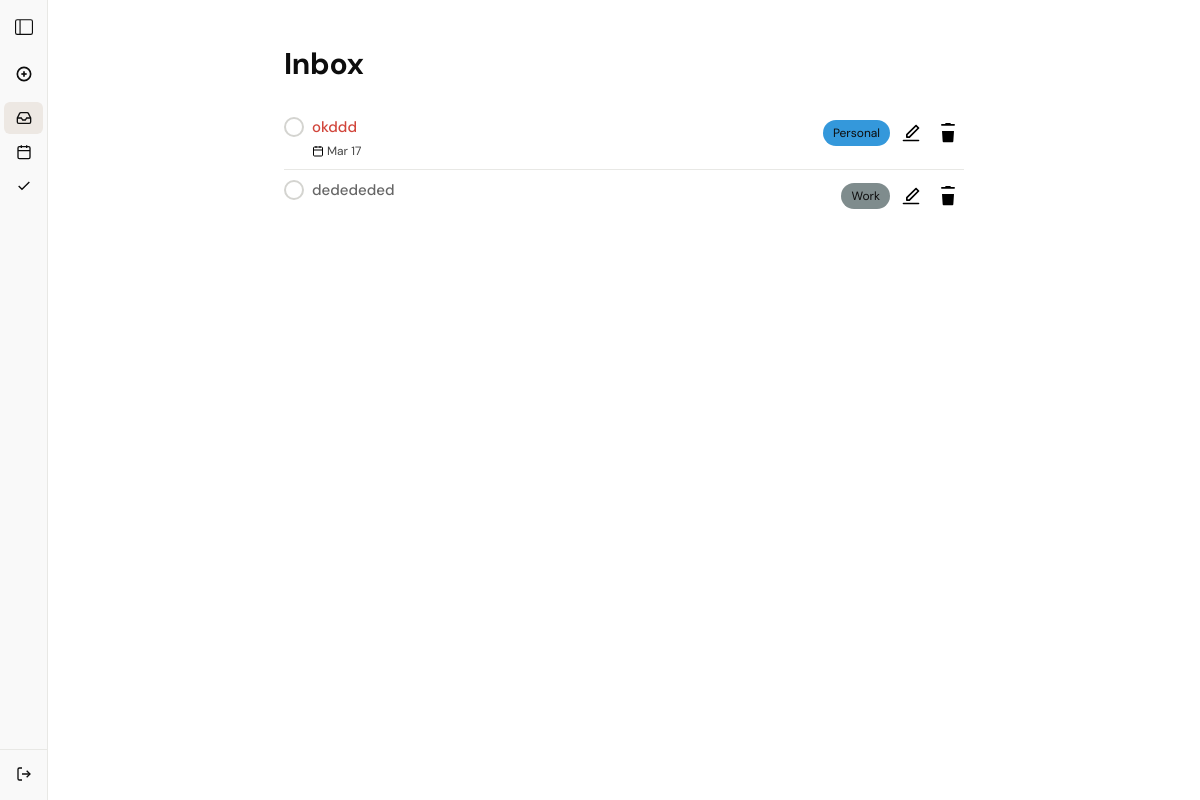
The page /app/inbox/ (signed in) on the database as committed earlier.
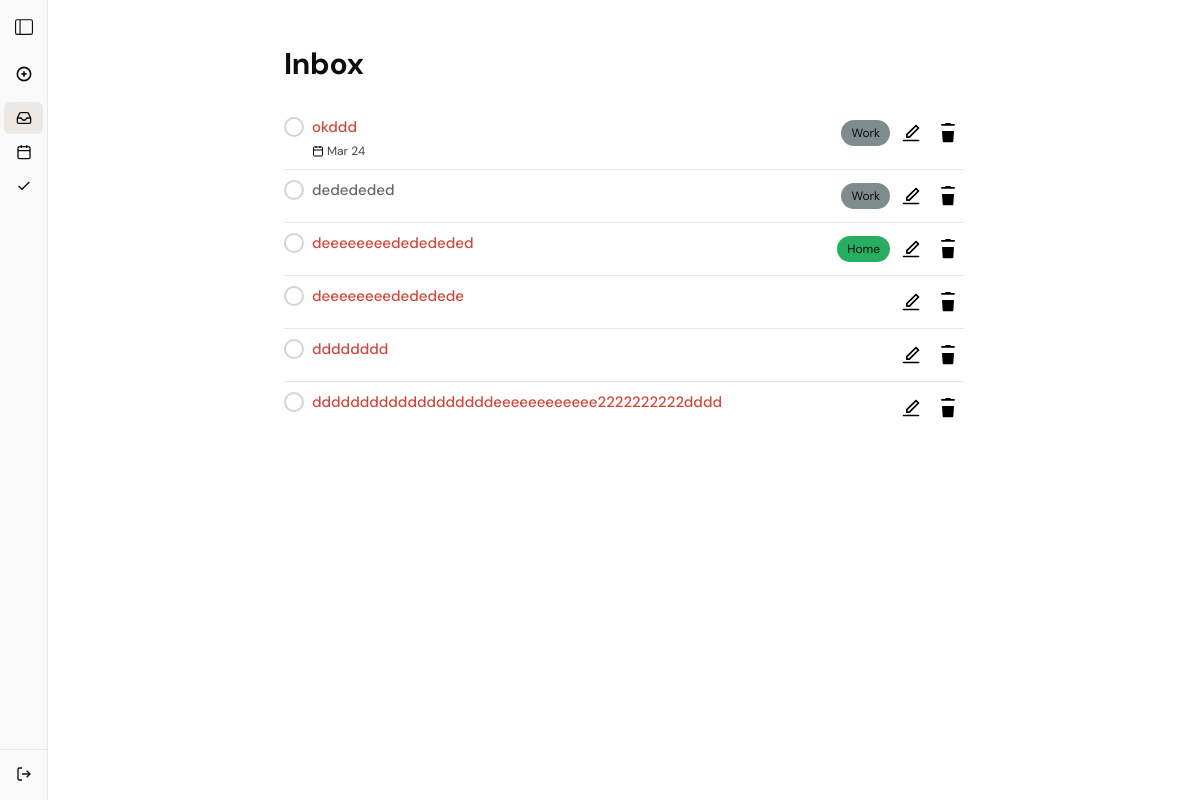
The same page on the database as committed later.
### Task/models.py (models this page shows, shortened)
class Task(models.Model):
    PRIORITY = [
                (1 , 'Priority 1'),
                (2 , 'Priority 2'),
                (3 , 'Priority 3'),
                (4 , 'Priority 4'),
    ]
    title = models.CharField(max_length=255)
    description = models.TextField(blank=True)
    is_done = models.BooleanField(default=False)
    priority = models.IntegerField(choices=PRIORITY , default=1)
    created_at  = models.DateTimeField(auto_now_add=True)
    updated_at = models.DateTimeField(auto_now=True)
    due_date = models.DateTimeField(null=True , blank=True)
    user = models.ForeignKey(User , on_delete= models.CASCADE)
    category = models.ForeignKey(Category , on_delete=models.CASCADE , null=True , blank=True)

class Category(models.Model):
    CATEGORY = [(1,'Personal'),
                (2,'Work'),
                (3,'Home'),
                ]
    name = models.IntegerField(choices=CATEGORY)
    def __str__(self):
        return self.get_name_display() # get_name_display() : cherche ettiquate correspondant de liste

### Task/views.py (the view)
# urls.py: path('inbox/' , views.Tasks , name='inbox'),
def Tasks(request):
    res = Task.objects.filter(user=request.user) if request.user.is_authenticated else [] # If the user is not authenticated, it assigns an empty list to res.
    return render(request , 'app/inbox.html' , {'tasks': res})

### Task/context.py (called while the page is built)
def sidebar_data(request):
    if not request.user.is_authenticated:
        return {}
    return {
    'inbox_count': Task.objects.filter(
            user=request.user,
            is_done=False
        ).count(),
    'today_count': Task.objects.filter(
        user=request.user,
        due_date__date= timezone.now().date(),
        is_done = False
        ).count(),
    'add_task_form': TaskForm(),
    }

### Task/templatetags/task_filters.py (called while the page is built)
@register.filter
def priority_icon(value):
    data = PRIORITY_DATA.get(value, {})
    return mark_safe(data.get('icon', ''))

@register.filter
def priority_color(value):
    data = PRIORITY_DATA.get(value, {})
    return data.get('color', '#666')

@register.filter
def category_icon(value):
    data = CATEGORY_DATA.get(value, {})
    return mark_safe(data.get('icon', ''))

@register.filter
def category_color(value):
    data = CATEGORY_DATA.get(value, {})
    return data.get('color', '')

### Task/templates/app/inbox.html (shortened to what this page needs)
{% extends 'base2.html' %}
{% load static %}
{% block extra_css %}
    <link rel="stylesheet" href="{% static 'styles/inbox.css' %}"/>
{% endblock %}
{% block body_class %}page-inbox{% endblock %}
{% block content %}
<div class="inbox-container">
    <div class="inbox-header">
        <h1 class="inbox-title">Inbox</h1>
    </div>
    <div class="task-items">
        {% for task in tasks %}
            {% include 'components/task_item.html' %}
        {% empty %}
            <p class="inbox-empty">No tasks yet — add one!</p>
        {% endfor %}
    </div>
</div>
{% endblock %}

### Task/templates/components/task_item.html (shortened to what this page needs)
{% load static %} {% load task_filters %}
<link rel="stylesheet" href="{% static 'styles/task_detail.css' %}" />
<div
  class="task-item"
  onclick="window.location='{% url 'TaskDetail' task.id %}'"
>
  <div class ="checkbox-date-title" >
    {% include './toggle_done.html' with task=task %}
    <div class="title-desc">
          <span class="checkbox-text title-task {% if task.is_done %}text-done{% endif %}"
            style="color:{{task.priority|priority_color}}" >{{ task.title }}</span
          >
          <p class="date_task">
            {% if task.due_date %}
            <svg
              width="12"
              height="12"
              viewBox="0 0 24 24"
              fill="none"
              stroke="#000000"
              stroke-width="2"
            >
              <rect x="3" y="4" width="18" height="18" rx="2" />
              <line x1="3" y1="10" x2="21" y2="10" />
              <line x1="8" y1="2" x2="8" y2="6" />
              <line x1="16" y1="2" x2="16" y2="6" />
            </svg>
            {{ task.due_date|date:"M d" }}
            {% endif %}
          </p>
        </div>
  </div>
  <div class="actions_menu">
    {% if task.category %}
    <div class="category" style="background-color:{{ task.category.name | category_color }}">
      <span class="category-text">{{task.category}}</span>
    </div>
    {% endif %}
    <a href="{% url 'TaskUpdate' task.id %}" onclick="event.stopPropagation()">
      <button class="edit-button" title="Edit task">
      </button>
    </a>
    <button
      class="button-delete"
      title="Delete task"
      data-task-id="{{ task.id }}"
      data-task-title="{{ task.title }}"
      data-delete-url="{% url 'TaskDelete' task.id %}"
    >
    </button>
  </div>
</div>

Rows that differ between the two databases and show on the page:
changed Task "okddd": due_date "Mar 17" → "Mar 24"; category_id 5 → 6 (drawn); category "Personal" → "Work"
added Task: title "deeeeeeeededededed", category "Home"
added Task: title "deeeeeeeedededede"
added Task: title "dddddddd"
added Task: title "dddddddddddddddddddeeeeeeeeeeee2222222222dddd"
